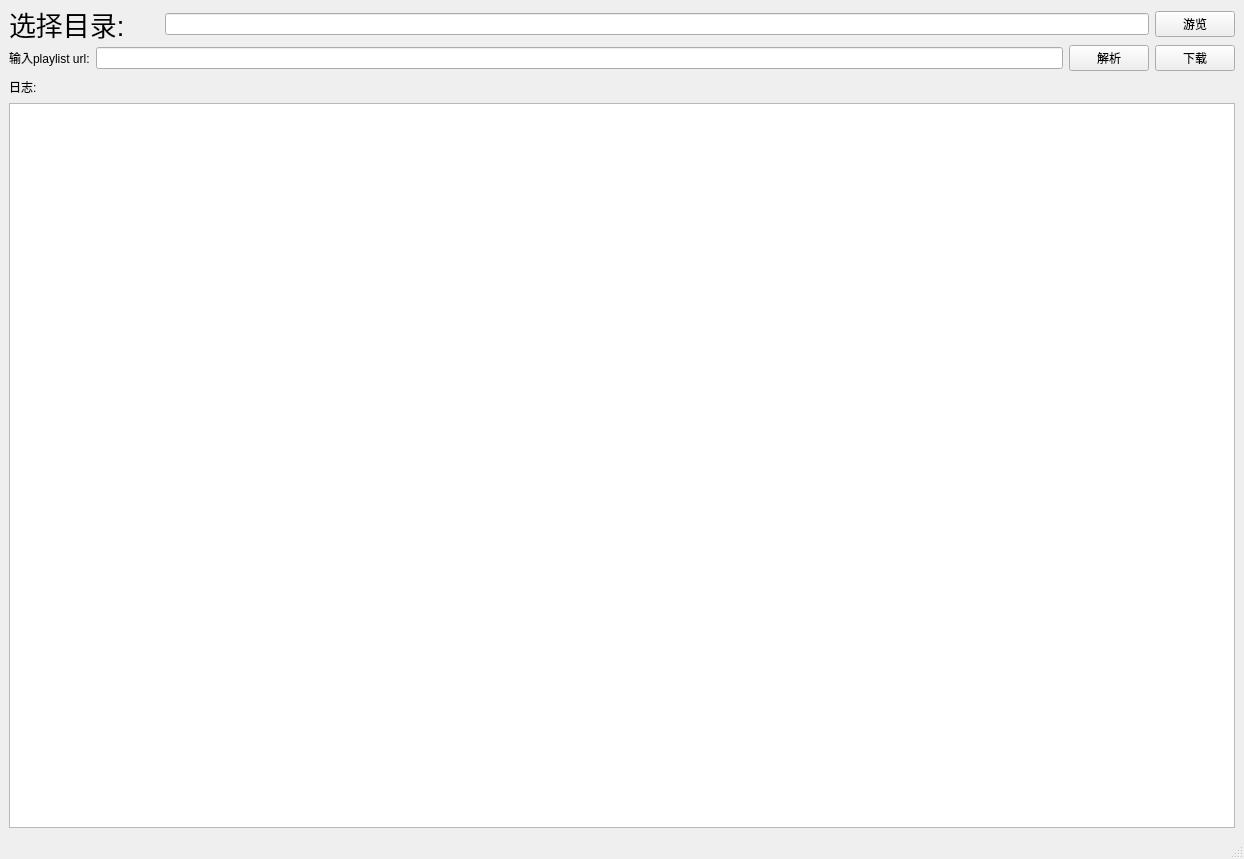
<?xml version="1.0" encoding="UTF-8"?>
<ui version="4.0">
 <class>MainWindow</class>
 <widget class="QMainWindow" name="MainWindow">
  <property name="geometry">
   <rect>
    <x>0</x>
    <y>0</y>
    <width>1244</width>
    <height>859</height>
   </rect>
  </property>
  <property name="maximumSize">
   <size>
    <width>16777215</width>
    <height>16777215</height>
   </size>
  </property>
  <property name="windowTitle">
   <string>Youtube Playlist Download</string>
  </property>
  <widget class="QWidget" name="centralwidget">
   <layout class="QGridLayout" name="gridLayout">
    <item row="0" column="0">
     <layout class="QVBoxLayout" name="verticalLayout_2">
      <item>
       <layout class="QHBoxLayout" name="horizontalLayout">
        <item>
         <widget class="QLabel" name="label">
          <property name="minimumSize">
           <size>
            <width>150</width>
            <height>30</height>
           </size>
          </property>
          <property name="maximumSize">
           <size>
            <width>150</width>
            <height>30</height>
           </size>
          </property>
          <property name="font">
           <font>
            <pointsize>20</pointsize>
           </font>
          </property>
          <property name="text">
           <string>选择目录:</string>
          </property>
          <property name="wordWrap">
           <bool>true</bool>
          </property>
         </widget>
        </item>
        <item>
         <widget class="QLineEdit" name="dir_text"/>
        </item>
        <item>
         <widget class="QPushButton" name="browse_Button">
          <property name="text">
           <string>游览</string>
          </property>
         </widget>
        </item>
       </layout>
      </item>
      <item>
       <layout class="QHBoxLayout" name="horizontalLayout_2">
        <item>
         <widget class="QLabel" name="label_2">
          <property name="text">
           <string>输入playlist url:</string>
          </property>
         </widget>
        </item>
        <item>
         <widget class="QLineEdit" name="url_text"/>
        </item>
        <item>
         <widget class="QPushButton" name="resolve_Button">
          <property name="text">
           <string>解析</string>
          </property>
         </widget>
        </item>
        <item>
         <widget class="QPushButton" name="download_Button">
          <property name="text">
           <string>下载</string>
          </property>
         </widget>
        </item>
       </layout>
      </item>
      <item>
       <layout class="QVBoxLayout" name="verticalLayout">
        <item>
         <layout class="QHBoxLayout" name="horizontalLayout_3">
          <item>
           <widget class="QLabel" name="label_3">
            <property name="text">
             <string>日志:</string>
            </property>
           </widget>
          </item>
          <item>
           <spacer name="horizontalSpacer">
            <property name="orientation">
             <enum>Qt::Horizontal</enum>
            </property>
            <property name="sizeHint" stdset="0">
             <size>
              <width>40</width>
              <height>20</height>
             </size>
            </property>
           </spacer>
          </item>
         </layout>
        </item>
        <item>
         <widget class="QTextBrowser" name="log">
          <property name="minimumSize">
           <size>
            <width>0</width>
            <height>600</height>
           </size>
          </property>
         </widget>
        </item>
       </layout>
      </item>
     </layout>
    </item>
   </layout>
  </widget>
  <widget class="QMenuBar" name="menubar">
   <property name="geometry">
    <rect>
     <x>0</x>
     <y>0</y>
     <width>1244</width>
     <height>26</height>
    </rect>
   </property>
  </widget>
  <widget class="QStatusBar" name="statusbar"/>
 </widget>
 <resources/>
 <connections>
  <connection>
   <sender>browse_Button</sender>
   <signal>clicked()</signal>
   <receiver>MainWindow</receiver>
   <slot>browse_slot()</slot>
   <hints>
    <hint type="sourcelabel">
     <x>1194</x>
     <y>82</y>
    </hint>
    <hint type="destinationlabel">
     <x>1245</x>
     <y>43</y>
    </hint>
   </hints>
  </connection>
  <connection>
   <sender>dir_text</sender>
   <signal>returnPressed()</signal>
   <receiver>MainWindow</receiver>
   <slot>dir_pressed_return_slot()</slot>
   <hints>
    <hint type="sourcelabel">
     <x>685</x>
     <y>74</y>
    </hint>
    <hint type="destinationlabel">
     <x>738</x>
     <y>-9</y>
    </hint>
   </hints>
  </connection>
  <connection>
   <sender>url_text</sender>
   <signal>returnPressed()</signal>
   <receiver>MainWindow</receiver>
   <slot>url_return_pressed_slot()</slot>
   <hints>
    <hint type="sourcelabel">
     <x>387</x>
     <y>170</y>
    </hint>
    <hint type="destinationlabel">
     <x>390</x>
     <y>-18</y>
    </hint>
   </hints>
  </connection>
  <connection>
   <sender>resolve_Button</sender>
   <signal>clicked()</signal>
   <receiver>MainWindow</receiver>
   <slot>resolve_playlist_slot()</slot>
   <hints>
    <hint type="sourcelabel">
     <x>1084</x>
     <y>173</y>
    </hint>
    <hint type="destinationlabel">
     <x>1081</x>
     <y>-9</y>
    </hint>
   </hints>
  </connection>
  <connection>
   <sender>download_Button</sender>
   <signal>clicked()</signal>
   <receiver>MainWindow</receiver>
   <slot>download_subs_slot()</slot>
   <hints>
    <hint type="sourcelabel">
     <x>1191</x>
     <y>169</y>
    </hint>
    <hint type="destinationlabel">
     <x>1158</x>
     <y>-10</y>
    </hint>
   </hints>
  </connection>
 </connections>
 <slots>
  <slot>browse_slot()</slot>
  <slot>dir_pressed_return_slot()</slot>
  <slot>url_return_pressed_slot()</slot>
  <slot>resolve_playlist_slot()</slot>
  <slot>download_subs_slot()</slot>
 </slots>
</ui>
